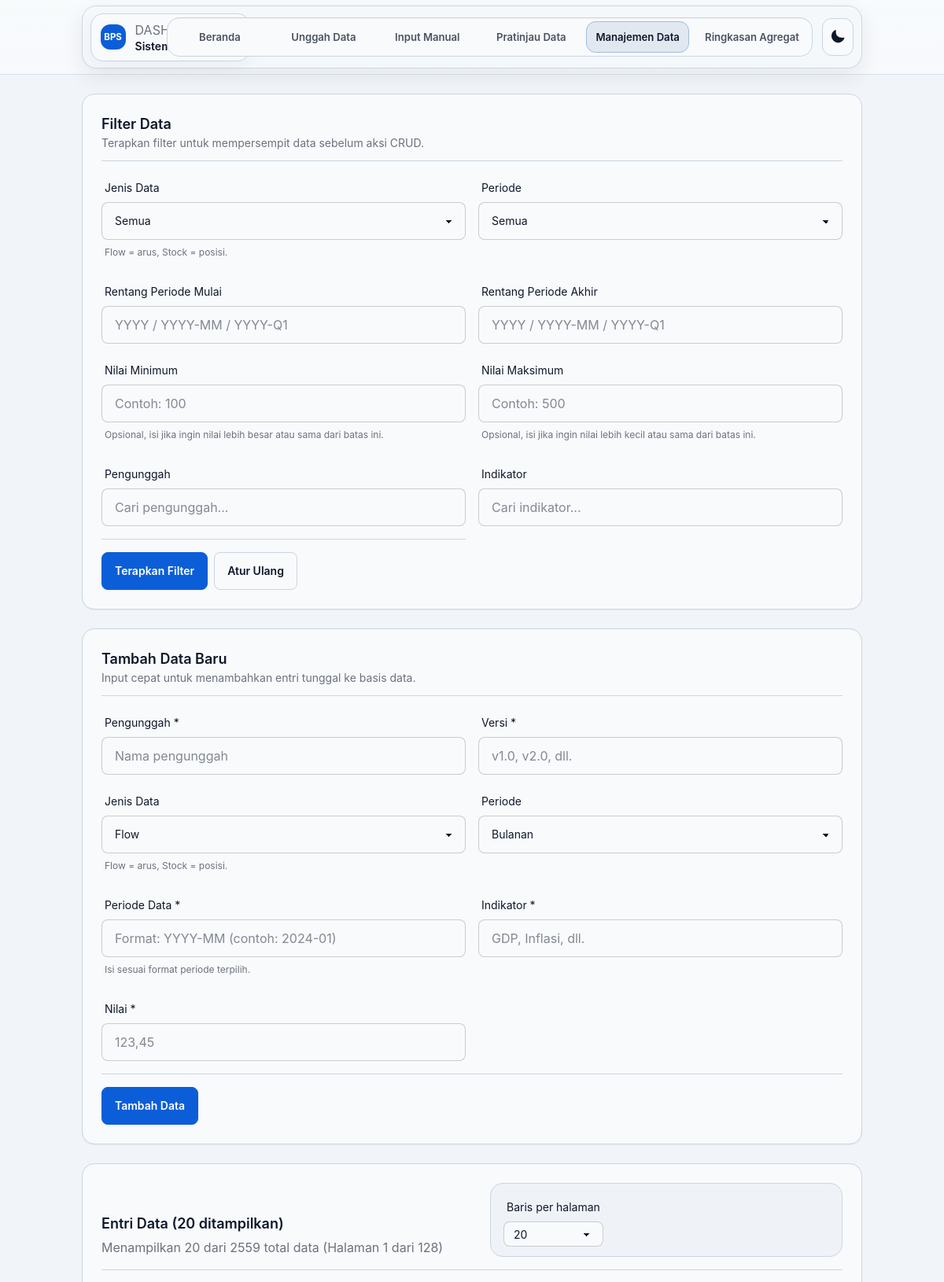
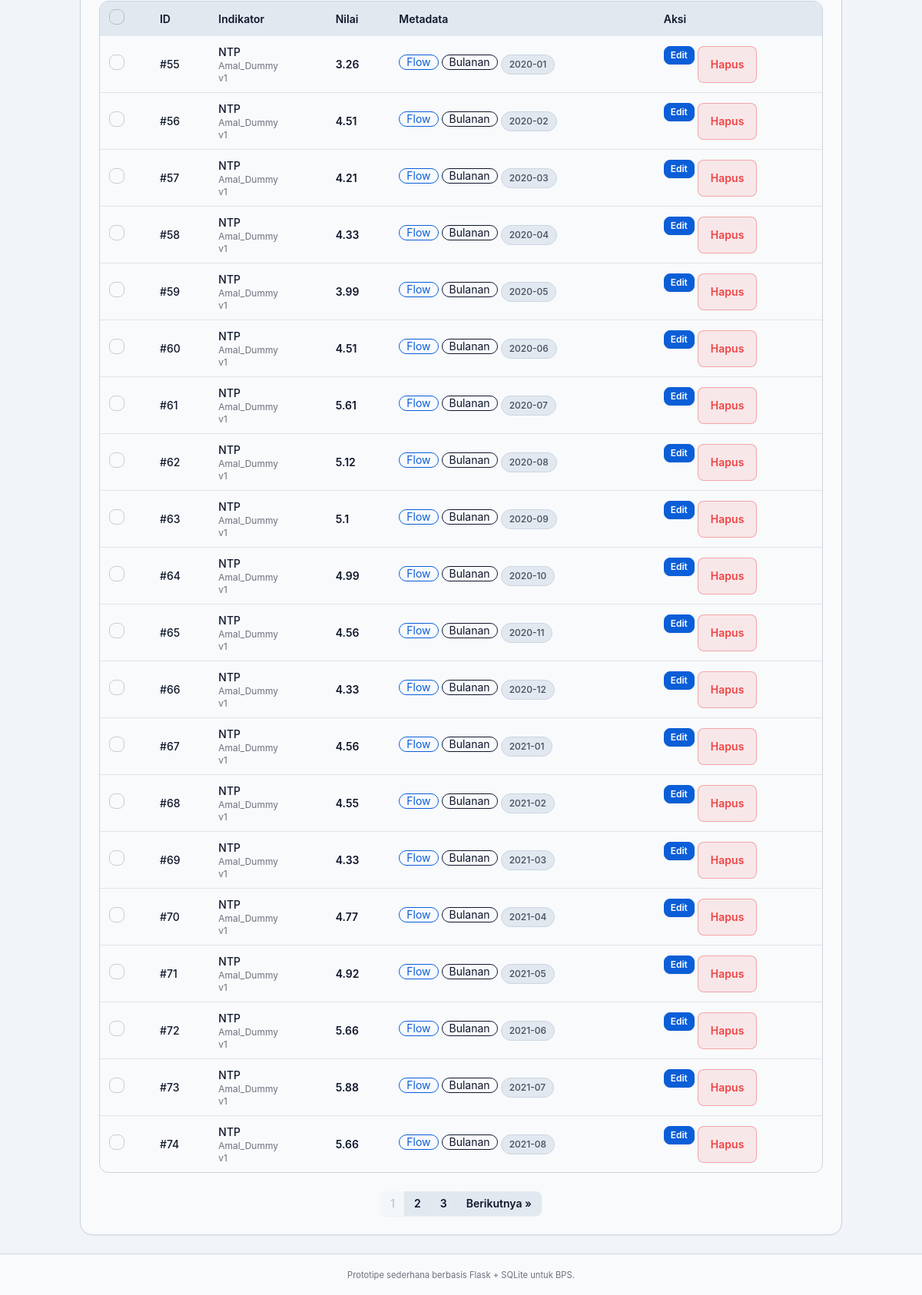
The page /data-management on the database its author committed (2 pictures, top to bottom).
### tables this page shows
CREATE TABLE data_entries (
                id INTEGER PRIMARY KEY AUTOINCREMENT,
                uploader_name TEXT NOT NULL,
                version TEXT NOT NULL,
                template_type TEXT,
                data_type TEXT,
                time_period TEXT,
                indicator_name TEXT NOT NULL,
                value REAL,
                unit TEXT,
                region_code TEXT,
                year INTEGER,
                month INTEGER,
                quarter INTEGER,
                created_at TEXT NOT NULL
            );

### routes/manage.py (the view, shortened to what this page needs)
def data_management():
    filter_source = request.values
    data_type = filter_source.get("data_type", "")
    time_period = filter_source.get("time_period", "")
    uploader = filter_source.get("uploader", "")
    indicator = filter_source.get("indicator", "")
    period_start, period_end = get_period_range_params(filter_source)
    value_min, value_max = get_value_range_params(filter_source)
    page, limit, offset = parse_entries_pagination(request)
    qkw = entries_query_kwargs(
        data_type,
        time_period,
        uploader,
        indicator,
        period_start,
        period_end,
        value_min,
        value_max,
    )
    entries = query_data_entries(**qkw, limit=limit, offset=offset)
    total_entries = get_total_entries_count(**qkw)
    filters = build_entries_filters_ui_dict(
        data_type=data_type,
        time_period=time_period,
        uploader=uploader,
        indicator=indicator,
        period_start=period_start,
        period_end=period_end,
        value_min=value_min,
        value_max=value_max,
        page=page,
        limit=limit,
        total_entries=total_entries,
    )
    filter_options = get_filter_options()
    return render_template("data_management.html", entries=entries, filters=filters, filter_options=filter_options)

### templates/data_management.html (shortened to what this page needs)
{% extends "base_tailwind.html" %}
{% block content %}
{% include "partials/_management_filters.html" %}
{% include "partials/_management_insert_form.html" %}
{% include "partials/_management_table.html" %}
{% endblock %}

### templates/partials/_management_table.html (shortened to what this page needs)
<section class="panel">
    {% if entries %}
    <div class="panel-header md:flex-row md:items-end md:justify-between">
        <div class="space-y-1">
            <h3 class="text-lg font-semibold">Entri Data ({{ entries|length }} ditampilkan)</h3>
            <div class="text-base-content/60">
                Menampilkan {{ entries|length }} dari {{ filters.total_entries }} total data
                (Halaman {{ filters.page }} dari {{ filters.total_pages }})
            </div>
        </div>
        <div class="toolbar-bar md:w-auto md:min-w-[28rem]">
            <div class="form-control">
                <label for="limit-selector" class="label">
                    <span class="label-text">Baris per halaman</span>
                </label>
                <select id="limit-selector" onchange="changeLimit(this.value)" class="control control--sm">
                    <option value="20" {% if filters.limit == 20 %}selected{% endif %}>20</option>
                </select>
            </div>
        </div>
    </div>
    <div class="mt-4 md:hidden data-table-wrap">
        <table class="data-table data-table--compact data-table--mobile">
            <thead>
                <tr class="text-base-content/60">
                    <th class="w-8"><input type="checkbox" class="checkbox checkbox-sm" onclick="toggleSelectAllMobile(this)"></th>
                    <th>ID</th>
                    <th>Indikator</th>
                    <th>Nilai</th>
                    <th>Metadata</th>
                    <th>Aksi</th>
                </tr>
            </thead>
            <tbody>
                {% for entry in entries %}
                <tr data-entry-id="{{ entry.id }}">
                    <td><input type="checkbox" class="row-checkbox checkbox checkbox-sm" value="{{ entry.id }}" data-entry-id="{{ entry.id }}"></td>
                    <td class="font-medium">#{{ entry.id }}</td>
                    <td>
                        <div class="font-medium truncate max-w-[120px]">{{ entry.indicator_name }}</div>
                        <div class="text-xs text-base-content/60">{{ entry.uploader_name }}</div>
                        <div class="text-xs text-base-content/60">v{{ entry.version }}</div>
                    </td>
                    <td class="font-semibold">{{ entry.value }}</td>
                    <td>
                        {% set row = entry %}
                        <div class="flex flex-wrap gap-1">
                            {% include "partials/_data_type_badge.html" %}
                            {% include "partials/_time_period_badge.html" %}
                            <span class="chip">{{ entry.tanggal_data }}</span>
                        </div>
                    </td>
                    <td>
                        <div class="flex gap-1">
                            <button
                                type="button"
                                class="btn btn-primary btn-xs management-action-btn"
                                data-entry-id="{{ entry.id }}"
                                data-uploader="{{ entry.uploader_name|e }}"
                                data-version="{{ entry.version|e }}"
                                data-indicator="{{ entry.indicator_name|e }}"
                                data-value="{{ entry.value }}"
                                data-data-type="{{ entry.data_type }}"
                                data-time-period="{{ entry.time_period }}"
                                onclick="openEntryEditModal(this)"
                            >
                                Edit
                            </button>
                            <form method="POST" class="inline">
                                <button type="button" class="btn-danger-soft btn-xs js-confirm-action management-action-btn" data-confirm-title="Hapus data ini?" data-confirm-message="Data yang dipilih akan dihapus permanen." data-confirm-label="Hapus" data-confirm-submit="true">Hapus</button>
                            </form>
                        </div>
                    </td>
                </tr>
                {% endfor %}
            </tbody>
        </table>
    </div>
    {% set pagination_aria_label = "Paginasi manajemen data" %}
    {% set pagination_endpoint = "data_management" %}
{% include "partials/_pagination.html" %}
    {% else %}
    {% set message = "Belum ada data yang cocok dengan filter manajemen saat ini." %}
    {% endif %}
</section>

### templates/partials/_data_type_badge.html
{% set _badge_row = row if row is defined else entry if entry is defined else None %}
{% if _badge_row and _badge_row.data_type == 'flow' %}
<span class="badge badge-primary badge-outline">Flow</span>
{% elif _badge_row and _badge_row.data_type == 'stock' %}
<span class="badge badge-accent badge-outline">Stock</span>
{% else %}
<span class="badge badge-outline">{{ _badge_row.data_type if _badge_row else '' }}</span>
{% endif %}

### templates/partials/_time_period_badge.html
{% set _badge_row = row if row is defined else entry if entry is defined else None %}
{% if _badge_row and _badge_row.time_period == 'monthly' %}
<span class="badge badge-outline">Bulanan</span>
{% elif _badge_row and _badge_row.time_period == 'quarterly' %}
<span class="badge badge-outline">Triwulanan</span>
{% elif _badge_row and _badge_row.time_period == 'yearly' %}
<span class="badge badge-outline">Tahunan</span>
{% else %}
<span class="badge badge-outline">{{ _badge_row.time_period if _badge_row else '' }}</span>
{% endif %}

### rows shown on the page
data_entries: id "55", indicator_name "NTP", uploader_name "Amal_Dummy", version "1", value "3.26", data_type "Flow", time_period "Bulanan", tanggal_data "2020-01"
data_entries: id "56", indicator_name "NTP", uploader_name "Amal_Dummy", version "1", value "4.51", data_type "Flow", time_period "Bulanan", tanggal_data "2020-02"
data_entries: id "57", indicator_name "NTP", uploader_name "Amal_Dummy", version "1", value "4.21", data_type "Flow", time_period "Bulanan", tanggal_data "2020-03"
data_entries: id "58", indicator_name "NTP", uploader_name "Amal_Dummy", version "1", value "4.33", data_type "Flow", time_period "Bulanan", tanggal_data "2020-04"
data_entries: id "59", indicator_name "NTP", uploader_name "Amal_Dummy", version "1", value "3.99", data_type "Flow", time_period "Bulanan", tanggal_data "2020-05"
data_entries: id "60", indicator_name "NTP", uploader_name "Amal_Dummy", version "1", value "4.51", data_type "Flow", time_period "Bulanan", tanggal_data "2020-06"
data_entries: id "61", indicator_name "NTP", uploader_name "Amal_Dummy", version "1", value "5.61", data_type "Flow", time_period "Bulanan", tanggal_data "2020-07"
data_entries: id "62", indicator_name "NTP", uploader_name "Amal_Dummy", version "1", value "5.12", data_type "Flow", time_period "Bulanan", tanggal_data "2020-08"
data_entries: id "63", indicator_name "NTP", uploader_name "Amal_Dummy", version "1", value "5.1", data_type "Flow", time_period "Bulanan", tanggal_data "2020-09"
data_entries: id "64", indicator_name "NTP", uploader_name "Amal_Dummy", version "1", value "4.99", data_type "Flow", time_period "Bulanan", tanggal_data "2020-10"
data_entries: id "65", indicator_name "NTP", uploader_name "Amal_Dummy", version "1", value "4.56", data_type "Flow", time_period "Bulanan", tanggal_data "2020-11"
data_entries: id "66", indicator_name "NTP", uploader_name "Amal_Dummy", version "1", value "4.33", data_type "Flow", time_period "Bulanan", tanggal_data "2020-12"
data_entries: id "67", indicator_name "NTP", uploader_name "Amal_Dummy", version "1", value "4.56", data_type "Flow", time_period "Bulanan", tanggal_data "2021-01"
data_entries: id "68", indicator_name "NTP", uploader_name "Amal_Dummy", version "1", value "4.55", data_type "Flow", time_period "Bulanan", tanggal_data "2021-02"
data_entries: id "69", indicator_name "NTP", uploader_name "Amal_Dummy", version "1", value "4.33", data_type "Flow", time_period "Bulanan", tanggal_data "2021-03"
data_entries: id "70", indicator_name "NTP", uploader_name "Amal_Dummy", version "1", value "4.77", data_type "Flow", time_period "Bulanan", tanggal_data "2021-04"
data_entries: id "71", indicator_name "NTP", uploader_name "Amal_Dummy", version "1", value "4.92", data_type "Flow", time_period "Bulanan", tanggal_data "2021-05"
data_entries: id "72", indicator_name "NTP", uploader_name "Amal_Dummy", version "1", value "5.66", data_type "Flow", time_period "Bulanan", tanggal_data "2021-06"
data_entries: id "73", indicator_name "NTP", uploader_name "Amal_Dummy", version "1", value "5.88", data_type "Flow", time_period "Bulanan", tanggal_data "2021-07"
data_entries: id "74", indicator_name "NTP", uploader_name "Amal_Dummy", version "1", value "5.66", data_type "Flow", time_period "Bulanan", tanggal_data "2021-08"

### other values the page prints
{{ item.label }} "Beranda" "Unggah Data" "Input Manual" "Pratinjau Data" "Manajemen Data" "Ringkasan Agregat"
{{ entries|length }} "20"
{{ filters.total_entries }} "2559"
{{ filters.page }} "1"
{{ filters.total_pages }} "128"
{{ page_num }} "1"
{{ page_num }} "2" "3"
